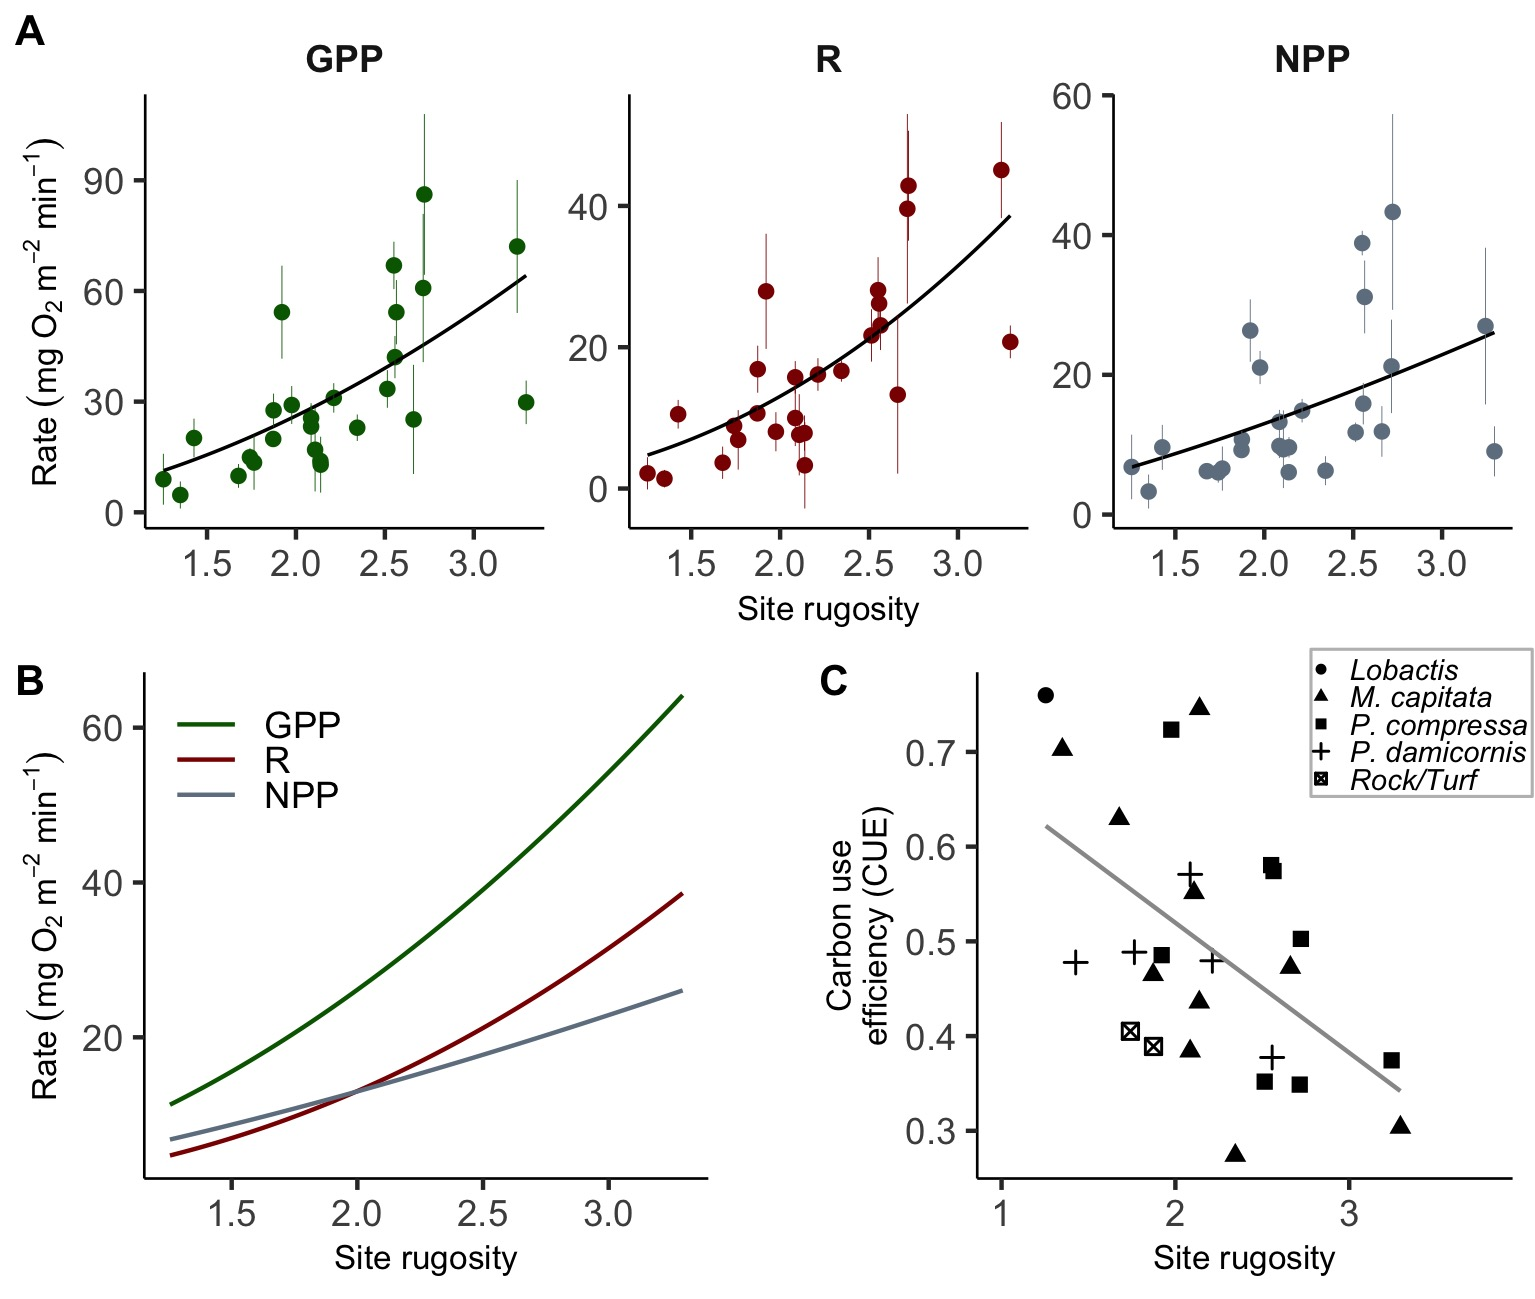

Reproduce this figure in R.


#################################### 
# colours

library("wesanderson")
spCols <- wes_palette("GrandBudapest1", n = 3)

#################################### 


dflong$type <- factor(dflong$type, levels=c("GPP", "R", "NPP"))
modelLines$type <- factor(modelLines$type, levels=c("GPP", "R", "NPP"))

metabolism1 <- ggplot()+
geom_point(data=dflong, aes(x=site_rugosity, y=rate, col=type), size=1.2)+
geom_line(data=modelLines, aes(x=X, y=fit),size=0.4)+
geom_segment(data=dflong, aes(x=site_rugosity, xend=site_rugosity, y=rate-se, yend=rate+se, col=type), size=0.1)+
facet_wrap(~type, scales="free")+
guides(colour="none")+
labs(x="Site rugosity",  y=expression(Rate~(mg~O[2]~m^-2~min^-1)))+
scale_colour_manual(values=c("darkgreen", "darkred", "slategrey"))+
theme_classic()+ theme(axis.line=element_line(size=0.3), plot.title=element_text(size=9, hjust=0.5, face="bold"), 
strip.text=element_text(size=9, hjust=0.5, face="bold"), 
strip.background=element_blank(), axis.title=element_text(size=8))
metabolism1

all <- ggplot()+ geom_line(data=modelLines, aes(x=X, y=fit, col=type))+
scale_colour_manual(values=c("darkgreen", "darkred", "slategrey"))+
labs(x="Site rugosity",  y=expression(Rate~(mg~O[2]~m^-2~min^-1)))+
theme_classic()+ theme(axis.line=element_line(size=0.3), plot.title=element_text(size=9, hjust=0.5, face="bold"), strip.background=element_blank(), axis.title=element_text(size=8), legend.title=element_blank(), legend.key.height=unit(1, "mm"), legend.position=c(0.2, 0.85), legend.background=element_blank())

CUEplot <- ggplot(df, aes(site_rugosity, NPP/GPP))+
geom_point(aes(shape=dominant), size=1.5)+
theme_classic()+theme(axis.line=element_line(size=0.3), plot.title=element_text(size=9, hjust=0.5, face="bold"), strip.background=element_blank(), axis.title=element_text(size=8), legend.title=element_blank(),  legend.key.height=unit(1,"mm"), legend.key.width=unit(1,"mm"), legend.text=element_text(size=7, face="italic"), legend.position=c(0.83,0.9), 
legend.margin=margin(-4,1,1,1),
legend.background=element_blank(),
legend.box.background=element_rect(colour="grey"))+
xlim(c(1,3.8))+
geom_smooth(method="lm", se=F, col="grey60", size=0.5)+
guides(shape=guide_legend(override.aes=list(size=0.9)))+
labs(x="Site rugosity", y="Carbon use\nefficiency (CUE)")
CUEplot

fig2 <- plot_grid(metabolism1, plot_grid(all, NULL, CUEplot, labels=c("B","", "C"), label_size=10, nrow=1, rel_widths=c(1,0.1, 1)), nrow=2, labels=c("A", ""), label_size=10)
fig2
